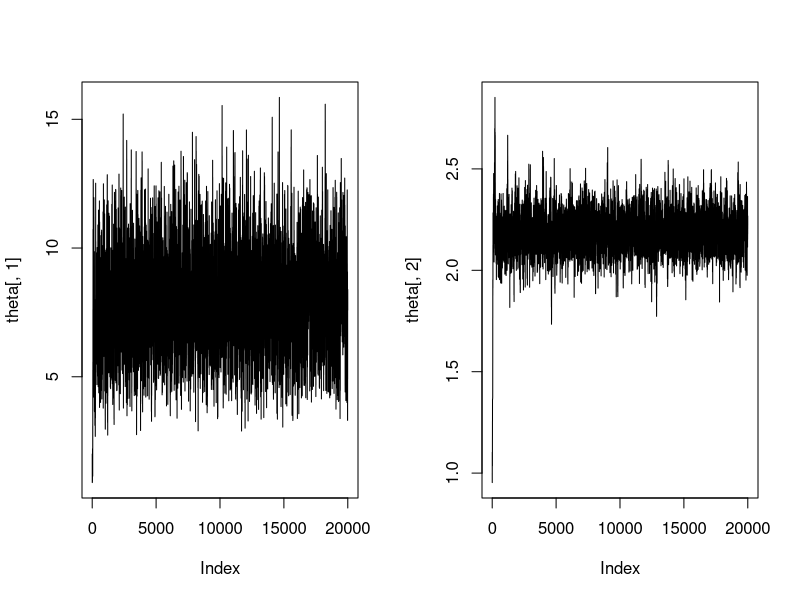
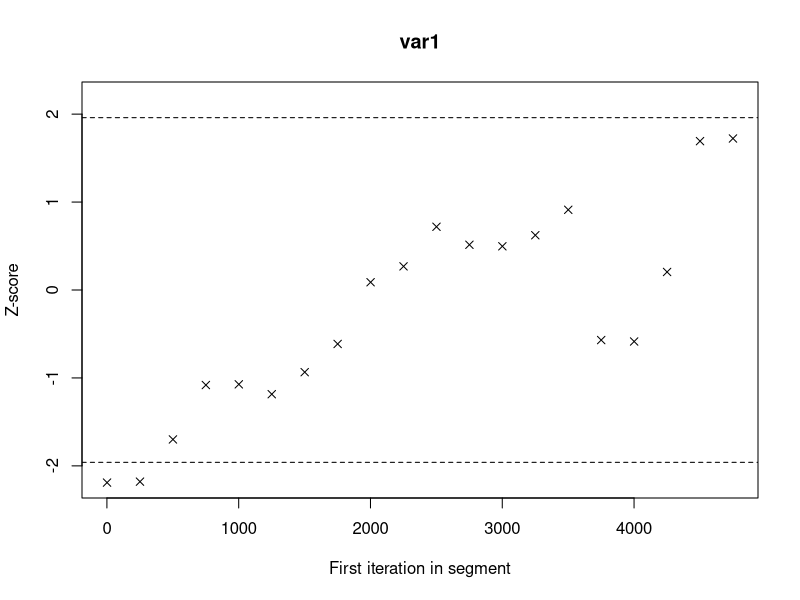
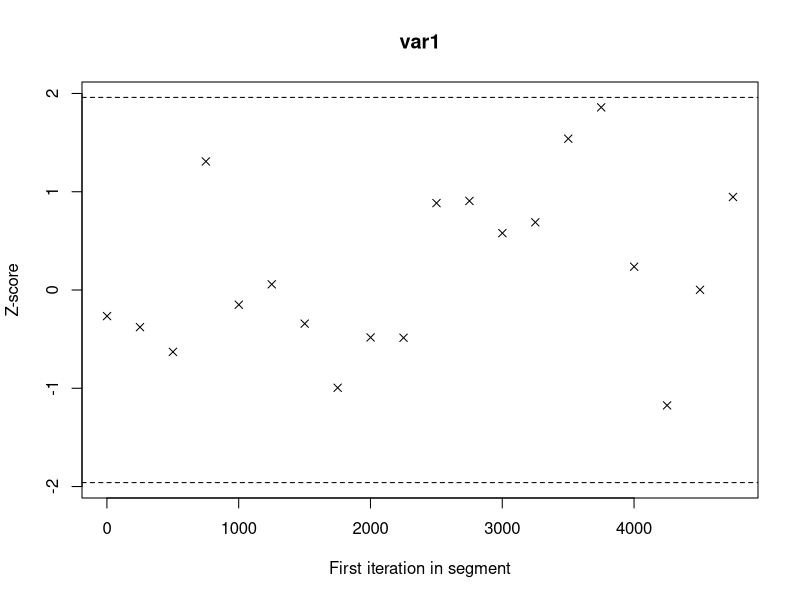
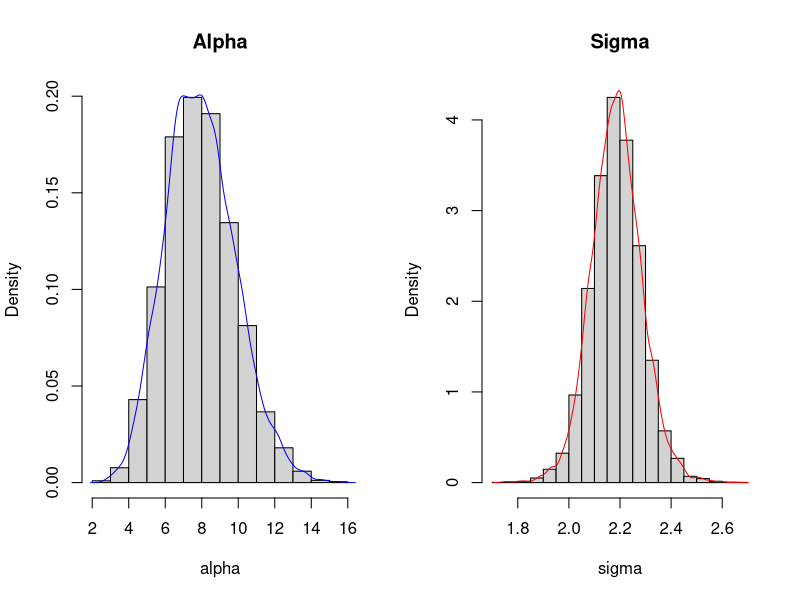

Generate these figures, in order, with R:
# Simulado exercício prático prova 3

rm(list = ls())
library(coda)
set.seed(2023)



# densidade a posteriori --------------------------------------------------

# minha posteriori
posteriori <- function(alpha, sigma){
    ( (alpha/sigma)^n ) * ( prod((x/sigma)^(alpha-1)) ) * exp( -sum( (x/sigma)^alpha ) ) * dgamma(alpha,a,scale = 1/b) * dgamma(sigma,c,scale = 1/d)
}

# posteriori do Cadu
# posteriori <- function(alpha, sigma){
#     alpha^(n+a-1)*sigma^(c-1-n*alpha)*exp((-sum(x^alpha)/(sigma^alpha))-b*alpha-d*sigma)*prod(x^(alpha-1))
# }


# razao do critério de escolha --------------------------------------------

razao <- function(y,xt) {
    num <- posteriori(y[1], y[2])
    den <- posteriori(xt[1], xt[2])
    return(num/den)
}


# amostra da população em estudo ------------------------------------------

n <- 10
x <- rweibull(n, shape = 5, scale = 2)
summary(x)


# inicializando a cadeia --------------------------------------------------

a = b = c = d = 0.01 # hiperparâmetros das prioris
# sigmas do passeio aleatório
dp1 = 2
dp2 = 0.1
tamanho <- 20000 # tamanho da cadeia
theta <- matrix(nrow = tamanho, ncol = 2) # matriz dos parâmetros
theta[1,] <- c(2,1) # chute inicial


# algoritmo Metropolis ----------------------------------------------------

for (t in 2:tamanho) {
    u <- runif(1)
    y <- c(theta[t-1,1] + rnorm(1,0,dp1), theta[t-1,2] + rnorm(1,0,dp2)) # simula por passeio aleatório os dois parâmetros ao mesmo tempo
    #cat("\n", "t=",t,"y=",y," razao=", razao(y, theta[t-1,]))
    aceita <- razao(y, theta[t-1,])
    if(u <= aceita) {
        theta[t,] <- y
    } else {
        theta[t,] <- theta[t-1,]
    }
}

# taxa de rejeição
1 - length(unique(theta[,1]))/tamanho

# visualização das cadeias geradas
par(mfrow=c(1,2))
plot(theta[,1], type = 'l')
plot(theta[,2], type='l')

# TESTES DOS ERROS e PERGUNTAAAAS -----------------------------------------


# tanto a minha posteriori quanto a do cadu têm o mesmo resultado 
# o problema que eu vi tá sendo na razão, desde o primeiro valor dela da NA
# ontem o y estava recebendo valores negativos no sigma que não pode ter (EVITO ISSO TROCANDO O PASSEIO ALEATÓRIO????)


# posterioris para teste

# posteriori aplicada nos valores de y
((y[1]/y[2])^n ) * ( prod( (x/y[2]) )^(y[1]-1) ) * exp( -sum( (x)^y[1] )/y[2]^y[1] ) * dgamma(y[1],a,scale = 1/b) * dgamma(y[2],c,scale = 1/d)

# POSTERIORI DO CADUUUU
y[1]^(n+a-1)*y[2]^(c-1-n*y[1])*exp((-sum(x^y[1])/(y[2]^y[1]))-b*y[1]-d*y[2])*prod(x^(y[1]-1))


# amostra aleatória -------------------------------------------------------

# cadeia do parâmetro alpha
alpha <- theta[seq(1001,tamanho,by=2),1]
# cadeia do parâmetro sigma
sigma <- theta[seq(1001,tamanho,by=2),2]

# função de perda quadrática
mean(alpha)
mean(sigma)

# função de perda absoluta
median(alpha)
median(sigma)


# convergência da cadeia --------------------------------------------------

geweke.plot(as.mcmc(alpha)) # convergência de alpha
geweke.plot(as.mcmc(sigma)) # convergência de sigma


# Densidade por Kernel ----------------------------------------------------

par(mfrow=c(1,2))
hist(x = alpha, probability = T, main = 'Alpha')
lines(density(alpha), col='blue')
hist(sigma, probability = T, main = 'Sigma')
lines(density(sigma), col='red')


# Intervalos MDP ----------------------------------------------------------

HPDinterval(as.mcmc(alpha)) 
HPDinterval(as.mcmc(sigma))
